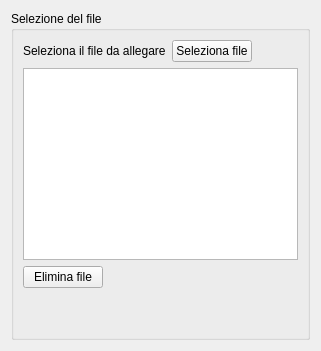
     <widget class="QWidget" name="tab_4">
      <attribute name="title">
       <string>Allegati</string>
      </attribute>
      <layout class="QGridLayout" name="gridLayout_28">
       <item row="0" column="0">
        <widget class="QGroupBox" name="groupBox_17">
         <property name="title">
          <string>Selezione del file</string>
         </property>
         <layout class="QGridLayout" name="gridLayout_27">
          <item row="4" column="2">
           <spacer name="verticalSpacer_10">
            <property name="orientation">
             <enum>Qt::Vertical</enum>
            </property>
            <property name="sizeHint" stdset="0">
             <size>
              <width>20</width>
              <height>40</height>
             </size>
            </property>
           </spacer>
          </item>
          <item row="4" column="0">
           <spacer name="verticalSpacer_11">
            <property name="orientation">
             <enum>Qt::Vertical</enum>
            </property>
            <property name="sizeHint" stdset="0">
             <size>
              <width>20</width>
              <height>40</height>
             </size>
            </property>
           </spacer>
          </item>
          <item row="1" column="0" colspan="3">
           <widget class="QListWidget" name="lista_file_2"/>
          </item>
          <item row="0" column="0">
           <widget class="QLabel" name="label_131">
            <property name="text">
             <string>Seleziona il file da allegare</string>
            </property>
           </widget>
          </item>
          <item row="0" column="1">
           <widget class="QPushButton" name="file_allegato_2">
            <property name="text">
             <string>Seleziona file</string>
            </property>
            <property name="icon">
             <iconset resource="../fabaria.qrc">
              <normaloff>:/images/install.png</normaloff>:/images/install.png</iconset>
            </property>
           </widget>
          </item>
          <item row="0" column="2">
           <spacer name="horizontalSpacer_26">
            <property name="orientation">
             <enum>Qt::Horizontal</enum>
            </property>
            <property name="sizeHint" stdset="0">
             <size>
              <width>40</width>
              <height>20</height>
             </size>
            </property>
           </spacer>
          </item>
          <item row="2" column="0">
           <widget class="QPushButton" name="del_file_2">
            <property name="sizePolicy">
             <sizepolicy hsizetype="Fixed" vsizetype="Fixed">
              <horstretch>0</horstretch>
              <verstretch>0</verstretch>
             </sizepolicy>
            </property>
            <property name="text">
             <string>Elimina file</string>
            </property>
            <property name="icon">
             <iconset resource="../fabaria.qrc">
              <normaloff>:/images/edit-delete.png</normaloff>:/images/edit-delete.png</iconset>
            </property>
           </widget>
          </item>
          <item row="2" column="1" colspan="2">
           <spacer name="horizontalSpacer_27">
            <property name="orientation">
             <enum>Qt::Horizontal</enum>
            </property>
            <property name="sizeHint" stdset="0">
             <size>
              <width>40</width>
              <height>20</height>
             </size>
            </property>
           </spacer>
          </item>
         </layout>
        </widget>
       </item>
      </layout>
     </widget>
